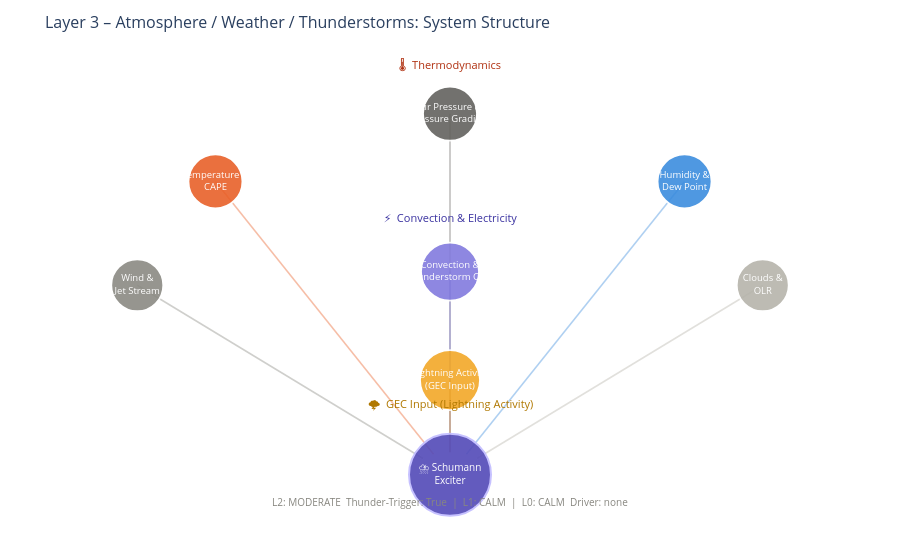

Write notebook code for a chart like this one.
### Markdown cell above
---
## 1. System Structure: The Elements of Layer 3

### Code cell
elements = [
    {'name': 'Air Pressure &<br>Pressure Gradient', 'x': 0.50, 'y': 0.92, 'color': '#5F5E5A', 'sz': 54},
    {'name': 'Temperature &<br>CAPE',          'x': 0.20, 'y': 0.77, 'color': '#E85D24', 'sz': 54},
    {'name': 'Humidity &<br>Dew Point',         'x': 0.80, 'y': 0.77, 'color': '#378ADD', 'sz': 54},
    {'name': 'Wind &<br>Jet Stream',            'x': 0.10, 'y': 0.54, 'color': '#888780', 'sz': 52},
    {'name': 'Convection &<br>Thunderstorm Cells', 'x': 0.50, 'y': 0.57, 'color': '#7F77DD', 'sz': 58},
    {'name': 'Clouds &<br>OLR',               'x': 0.90, 'y': 0.54, 'color': '#B4B2A9', 'sz': 52},
    {'name': 'Lightning Activity<br>(GEC Input)', 'x': 0.50, 'y': 0.33, 'color': '#F2A623', 'sz': 60},
]
core = {'x': 0.50, 'y': 0.12}

fig = go.Figure()
for el in elements:
    dx = core['x'] - el['x']; dy = core['y'] - el['y']
    dist = math.sqrt(dx**2 + dy**2)
    t = 0.05 / dist
    fig.add_trace(go.Scatter(
        x=[el['x'], core['x'] - dx*t], y=[el['y'], core['y'] - dy*t],
        mode='lines', line=dict(color=el['color'], width=1.6), opacity=0.4,
        showlegend=False, hoverinfo='skip'
    ))

fig.add_trace(go.Scatter(
    x=[core['x']], y=[core['y']], mode='markers+text',
    marker=dict(size=82, color='#534AB7', opacity=0.90, line=dict(color='#C0BBFF', width=2)),
    text=['⛈️ Schumann<br>Exciter'], textposition='middle center',
    textfont=dict(size=10, color='white'), showlegend=False, hoverinfo='skip'
))
for el in elements:
    fig.add_trace(go.Scatter(
        x=[el['x']], y=[el['y']], mode='markers+text',
        marker=dict(size=el['sz'], color=el['color'], opacity=0.88,
                    line=dict(color='white', width=1.8)),
        text=[el['name']], textposition='middle center',
        textfont=dict(size=9.5, color='white'), showlegend=False,
        hovertemplate=el['name'].replace('<br>',' ') + '<extra></extra>'
    ))

for txt, px, py, col in [
    ('🌡️  Thermodynamics',             0.50, 1.00, '#B03010'),
    ('⚡  Convection & Electricity',   0.50, 0.65, '#3A32A0'),
    ('🌩️  GEC Input (Lightning Activity)', 0.50, 0.23, '#B07800'),
]:
    fig.add_annotation(x=px, y=py, text=txt, showarrow=False,
                       xref='paper', yref='paper', font=dict(size=11, color=col))

# Layer-Kontext
ctx_parts = []
if layer2: ctx_parts.append(f'L2: {layer2["level"].upper()}  Thunder-Trigger: {l2_thunder}')
if layer1: ctx_parts.append(f'L1: {layer1["level"].upper()}')
if layer0: ctx_parts.append(f'L0: {layer0["level"].upper()}  Driver: {layer0.get("dominant_driver","–")}')
if ctx_parts:
    fig.add_annotation(x=0.5, y=0.02, text='  |  '.join(ctx_parts), showarrow=False,
                       xref='paper', yref='paper', font=dict(size=10, color='#888780'))

fig.update_layout(
    title=dict(text='Layer 3 – Atmosphere / Weather / Thunderstorms: System Structure', font=dict(size=16)),
    xaxis=dict(showgrid=False, zeroline=False, visible=False, range=[-0.05, 1.05]),
    yaxis=dict(showgrid=False, zeroline=False, visible=False, range=[0.02, 1.05]),
    plot_bgcolor='rgba(0,0,0,0)', paper_bgcolor='rgba(0,0,0,0)',
    height=540, margin=dict(l=20, r=20, t=55, b=20)
)
fig.show()

### Figure 1 — Plotly figure (JSON) as saved in the notebook; plotly's stock layout.template omitted (floating-point values rounded to 4 significant figures)
{"data": [{"hoverinfo": "skip", "line": {"color": "#5F5E5A", "width": 1.6}, "mode": "lines", "opacity": 0.4, "showlegend": false, "type": "scatter", "x": [0.5, 0.5], "y": [0.92, 0.17]}, {"hoverinfo": "skip", "line": {"color": "#E85D24", "width": 1.6}, "mode": "lines", "opacity": 0.4, "showlegend": false, "type": "scatter", "x": [0.2, 0.479], "y": [0.77, 0.1654]}, {"hoverinfo": "skip", "line": {"color": "#378ADD", "width": 1.6}, "mode": "lines", "opacity": 0.4, "showlegend": false, "type": "scatter", "x": [0.8, 0.521], "y": [0.77, 0.1654]}, {"hoverinfo": "skip", "line": {"color": "#888780", "width": 1.6}, "mode": "lines", "opacity": 0.4, "showlegend": false, "type": "scatter", "x": [0.1, 0.4655], "y": [0.54, 0.1562]}, {"hoverinfo": "skip", "line": {"color": "#7F77DD", "width": 1.6}, "mode": "lines", "opacity": 0.4, "showlegend": false, "type": "scatter", "x": [0.5, 0.5], "y": [0.57, 0.17]}, {"hoverinfo": "skip", "line": {"color": "#B4B2A9", "width": 1.6}, "mode": "lines", "opacity": 0.4, "showlegend": false, "type": "scatter", "x": [0.9, 0.5345], "y": [0.54, 0.1562]}, {"hoverinfo": "skip", "line": {"color": "#F2A623", "width": 1.6}, "mode": "lines", "opacity": 0.4, "showlegend": false, "type": "scatter", "x": [0.5, 0.5], "y": [0.33, 0.17]}, {"hoverinfo": "skip", "marker": {"color": "#534AB7", "line": {"color": "#C0BBFF", "width": 2}, "opacity": 0.9, "size": 82}, "mode": "markers+text", "showlegend": false, "text": ["⛈️ Schumann<br>Exciter"], "textfont": {"color": "white", "size": 10}, "textposition": "middle center", "type": "scatter", "x": [0.5], "y": [0.12]}, {"hovertemplate": "Air Pressure & Pressure Gradient<extra></extra>", "marker": {"color": "#5F5E5A", "line": {"color": "white", "width": 1.8}, "opacity": 0.88, "size": 54}, "mode": "markers+text", "showlegend": false, "text": ["Air Pressure &<br>Pressure Gradient"], "textfont": {"color": "white", "size": 9.5}, "textposition": "middle center", "type": "scatter", "x": [0.5], "y": [0.92]}, {"hovertemplate": "Temperature & CAPE<extra></extra>", "marker": {"color": "#E85D24", "line": {"color": "white", "width": 1.8}, "opacity": 0.88, "size": 54}, "mode": "markers+text", "showlegend": false, "text": ["Temperature &<br>CAPE"], "textfont": {"color": "white", "size": 9.5}, "textposition": "middle center", "type": "scatter", "x": [0.2], "y": [0.77]}, {"hovertemplate": "Humidity & Dew Point<extra></extra>", "marker": {"color": "#378ADD", "line": {"color": "white", "width": 1.8}, "opacity": 0.88, "size": 54}, "mode": "markers+text", "showlegend": false, "text": ["Humidity &<br>Dew Point"], "textfont": {"color": "white", "size": 9.5}, "textposition": "middle center", "type": "scatter", "x": [0.8], "y": [0.77]}, {"hovertemplate": "Wind & Jet Stream<extra></extra>", "marker": {"color": "#888780", "line": {"color": "white", "width": 1.8}, "opacity": 0.88, "size": 52}, "mode": "markers+text", "showlegend": false, "text": ["Wind &<br>Jet Stream"], "textfont": {"color": "white", "size": 9.5}, "textposition": "middle center", "type": "scatter", "x": [0.1], "y": [0.54]}, {"hovertemplate": "Convection & Thunderstorm Cells<extra></extra>", "marker": {"color": "#7F77DD", "line": {"color": "white", "width": 1.8}, "opacity": 0.88, "size": 58}, "mode": "markers+text", "showlegend": false, "text": ["Convection &<br>Thunderstorm Cells"], "textfont": {"color": "white", "size": 9.5}, "textposition": "middle center", "type": "scatter", "x": [0.5], "y": [0.57]}, {"hovertemplate": "Clouds & OLR<extra></extra>", "marker": {"color": "#B4B2A9", "line": {"color": "white", "width": 1.8}, "opacity": 0.88, "size": 52}, "mode": "markers+text", "showlegend": false, "text": ["Clouds &<br>OLR"], "textfont": {"color": "white", "size": 9.5}, "textposition": "middle center", "type": "scatter", "x": [0.9], "y": [0.54]}, {"hovertemplate": "Lightning Activity (GEC Input)<extra></extra>", "marker": {"color": "#F2A623", "line": {"color": "white", "width": 1.8}, "opacity": 0.88, "size": 60}, "mode": "markers+text", "showlegend": false, "text": ["Lightning Activity<br>(GEC Input)"], "textfont": {"color": "white", "size": 9.5}, "textposition": "middle center", "type": "scatter", "x": [0.5], "y": [0.33]}], "layout": {"annotations": [{"font": {"color": "#B03010", "size": 11}, "showarrow": false, "text": "🌡️  Thermodynamics", "x": 0.5, "xref": "paper", "y": 1.0, "yref": "paper"}, {"font": {"color": "#3A32A0", "size": 11}, "showarrow": false, "text": "⚡  Convection & Electricity", "x": 0.5, "xref": "paper", "y": 0.65, "yref": "paper"}, {"font": {"color": "#B07800", "size": 11}, "showarrow": false, "text": "🌩️  GEC Input (Lightning Activity)", "x": 0.5, "xref": "paper", "y": 0.23, "yref": "paper"}, {"font": {"color": "#888780", "size": 10}, "showarrow": false, "text": "L2: MODERATE  Thunder-Trigger: True  |  L1: CALM  |  L0: CALM  Driver: none", "x": 0.5, "xref": "paper", "y": 0.02, "yref": "paper"}], "height": 540, "margin": {"b": 20, "l": 20, "r": 20, "t": 55}, "paper_bgcolor": "rgba(0,0,0,0)", "plot_bgcolor": "rgba(0,0,0,0)", "title": {"font": {"size": 16}, "text": "Layer 3 – Atmosphere / Weather / Thunderstorms: System Structure"}, "xaxis": {"range": [-0.05, 1.05], "showgrid": false, "visible": false, "zeroline": false}, "yaxis": {"range": [0.02, 1.05], "showgrid": false, "visible": false, "zeroline": false}}}
